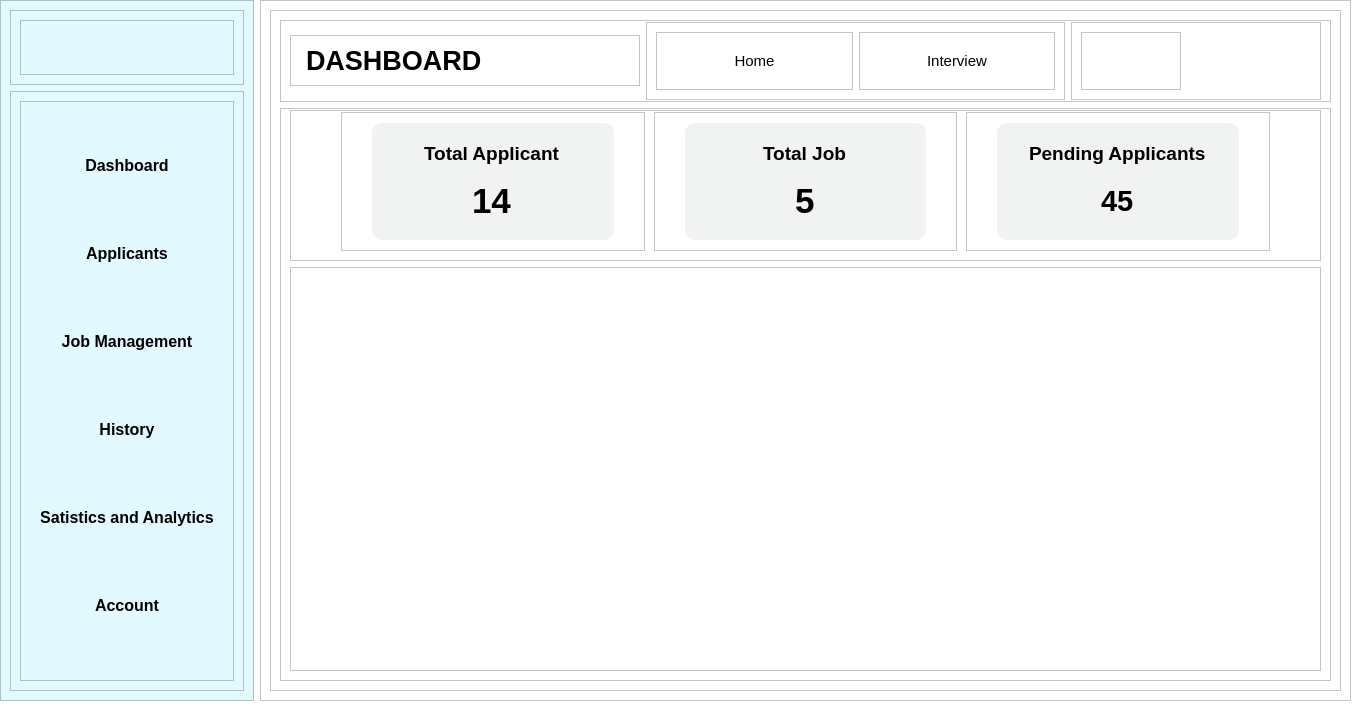
<?xml version="1.0" encoding="UTF-8"?>
<ui version="4.0">
 <class>MainWindow</class>
 <widget class="QMainWindow" name="MainWindow">
  <property name="geometry">
   <rect>
    <x>0</x>
    <y>0</y>
    <width>1354</width>
    <height>708</height>
   </rect>
  </property>
  <property name="minimumSize">
   <size>
    <width>1354</width>
    <height>708</height>
   </size>
  </property>
  <property name="maximumSize">
   <size>
    <width>1354</width>
    <height>708</height>
   </size>
  </property>
  <property name="windowTitle">
   <string>MainWindow</string>
  </property>
  <property name="styleSheet">
   <string notr="true">*{
background-color: rgb(255, 255, 255)
}</string>
  </property>
  <widget class="QWidget" name="centralwidget">
   <widget class="QWidget" name="layoutWidget">
    <property name="geometry">
     <rect>
      <x>0</x>
      <y>0</y>
      <width>1351</width>
      <height>701</height>
     </rect>
    </property>
    <layout class="QHBoxLayout" name="horizontalLayout">
     <item>
      <widget class="QFrame" name="menu">
       <property name="maximumSize">
        <size>
         <width>280</width>
         <height>16777215</height>
        </size>
       </property>
       <property name="styleSheet">
        <string notr="true">*{
background-color: rgb(226, 249, 255)
}</string>
       </property>
       <property name="frameShape">
        <enum>QFrame::StyledPanel</enum>
       </property>
       <property name="frameShadow">
        <enum>QFrame::Raised</enum>
       </property>
       <layout class="QVBoxLayout" name="verticalLayout">
        <item alignment="Qt::AlignTop">
         <widget class="QFrame" name="logo">
          <property name="minimumSize">
           <size>
            <width>0</width>
            <height>75</height>
           </size>
          </property>
          <property name="frameShape">
           <enum>QFrame::StyledPanel</enum>
          </property>
          <property name="frameShadow">
           <enum>QFrame::Raised</enum>
          </property>
          <layout class="QVBoxLayout" name="verticalLayout_4">
           <item>
            <widget class="QFrame" name="logoo">
             <property name="frameShape">
              <enum>QFrame::StyledPanel</enum>
             </property>
             <property name="frameShadow">
              <enum>QFrame::Raised</enum>
             </property>
             <layout class="QVBoxLayout" name="verticalLayout_5">
              <item>
               <widget class="QLabel" name="label">
                <property name="text">
                 <string/>
                </property>
                <property name="pixmap">
                 <pixmap resource="resource.qrc">:/image/images/logotext.svg</pixmap>
                </property>
               </widget>
              </item>
             </layout>
            </widget>
           </item>
          </layout>
         </widget>
        </item>
        <item>
         <widget class="QFrame" name="menulist">
          <property name="sizePolicy">
           <sizepolicy hsizetype="Preferred" vsizetype="Expanding">
            <horstretch>0</horstretch>
            <verstretch>0</verstretch>
           </sizepolicy>
          </property>
          <property name="styleSheet">
           <string notr="true"/>
          </property>
          <property name="frameShape">
           <enum>QFrame::StyledPanel</enum>
          </property>
          <property name="frameShadow">
           <enum>QFrame::Raised</enum>
          </property>
          <layout class="QVBoxLayout" name="verticalLayout_2">
           <item>
            <widget class="QFrame" name="buttons">
             <property name="styleSheet">
              <string notr="true"/>
             </property>
             <property name="frameShape">
              <enum>QFrame::StyledPanel</enum>
             </property>
             <property name="frameShadow">
              <enum>QFrame::Raised</enum>
             </property>
             <layout class="QVBoxLayout" name="verticalLayout_3">
              <property name="topMargin">
               <number>1</number>
              </property>
              <item>
               <widget class="QPushButton" name="dashboard">
                <property name="minimumSize">
                 <size>
                  <width>0</width>
                  <height>30</height>
                 </size>
                </property>
                <property name="font">
                 <font>
                  <family>Arial</family>
                  <pointsize>12</pointsize>
                  <weight>75</weight>
                  <bold>true</bold>
                 </font>
                </property>
                <property name="styleSheet">
                 <string notr="true">QPushButton {
            border: none; 
            border-radius: 5px; 
            padding: 10px; 
        }
        QPushButton:pressed {
            background-color: white;
        }
</string>
                </property>
                <property name="text">
                 <string>Dashboard</string>
                </property>
                <property name="flat">
                 <bool>true</bool>
                </property>
               </widget>
              </item>
              <item>
               <widget class="QPushButton" name="applicants">
                <property name="minimumSize">
                 <size>
                  <width>0</width>
                  <height>30</height>
                 </size>
                </property>
                <property name="font">
                 <font>
                  <family>Arial</family>
                  <pointsize>12</pointsize>
                  <weight>75</weight>
                  <bold>true</bold>
                 </font>
                </property>
                <property name="styleSheet">
                 <string notr="true">QPushButton {
            border: none; 
            border-radius: 5px; 
            padding: 10px; 
        }
        QPushButton:pressed {
            background-color: white;
        }
</string>
                </property>
                <property name="text">
                 <string>Applicants</string>
                </property>
                <property name="flat">
                 <bool>true</bool>
                </property>
               </widget>
              </item>
              <item>
               <widget class="QPushButton" name="jobmanagent">
                <property name="minimumSize">
                 <size>
                  <width>0</width>
                  <height>30</height>
                 </size>
                </property>
                <property name="font">
                 <font>
                  <family>Arial</family>
                  <pointsize>12</pointsize>
                  <weight>75</weight>
                  <bold>true</bold>
                 </font>
                </property>
                <property name="styleSheet">
                 <string notr="true">QPushButton {
            border: none; 
            border-radius: 5px; 
            padding: 10px; 
        }
        QPushButton:pressed {
            background-color: white;
        }
</string>
                </property>
                <property name="text">
                 <string>Job Management</string>
                </property>
                <property name="flat">
                 <bool>true</bool>
                </property>
               </widget>
              </item>
              <item>
               <widget class="QPushButton" name="history">
                <property name="minimumSize">
                 <size>
                  <width>0</width>
                  <height>30</height>
                 </size>
                </property>
                <property name="font">
                 <font>
                  <family>Arial</family>
                  <pointsize>12</pointsize>
                  <weight>75</weight>
                  <bold>true</bold>
                 </font>
                </property>
                <property name="styleSheet">
                 <string notr="true">QPushButton {
            border: none; 
            border-radius: 5px; 
            padding: 10px; 
        }
        QPushButton:pressed {
            background-color: white;
        }
</string>
                </property>
                <property name="text">
                 <string>History</string>
                </property>
                <property name="flat">
                 <bool>true</bool>
                </property>
               </widget>
              </item>
              <item>
               <widget class="QPushButton" name="satsana">
                <property name="minimumSize">
                 <size>
                  <width>0</width>
                  <height>30</height>
                 </size>
                </property>
                <property name="font">
                 <font>
                  <family>Arial</family>
                  <pointsize>12</pointsize>
                  <weight>75</weight>
                  <bold>true</bold>
                 </font>
                </property>
                <property name="styleSheet">
                 <string notr="true">QPushButton {
            border: none; 
            border-radius: 5px; 
            padding: 10px; 
        }
        QPushButton:pressed {
            background-color: white;
        }
</string>
                </property>
                <property name="text">
                 <string>Satistics and Analytics</string>
                </property>
                <property name="flat">
                 <bool>true</bool>
                </property>
               </widget>
              </item>
              <item>
               <widget class="QPushButton" name="account">
                <property name="minimumSize">
                 <size>
                  <width>0</width>
                  <height>30</height>
                 </size>
                </property>
                <property name="font">
                 <font>
                  <family>Arial</family>
                  <pointsize>12</pointsize>
                  <weight>75</weight>
                  <bold>true</bold>
                 </font>
                </property>
                <property name="styleSheet">
                 <string notr="true">QPushButton {
            border: none; 
            border-radius: 5px; 
            padding: 10px; 
        }
        QPushButton:pressed {
            background-color: white;
        }

</string>
                </property>
                <property name="text">
                 <string>Account</string>
                </property>
                <property name="flat">
                 <bool>true</bool>
                </property>
               </widget>
              </item>
             </layout>
            </widget>
           </item>
          </layout>
         </widget>
        </item>
       </layout>
      </widget>
     </item>
     <item>
      <widget class="QFrame" name="body">
       <property name="styleSheet">
        <string notr="true">QMainWindow{
	image: url(:/icon/images/newjobbtn.svg);
}

</string>
       </property>
       <property name="frameShape">
        <enum>QFrame::StyledPanel</enum>
       </property>
       <property name="frameShadow">
        <enum>QFrame::Raised</enum>
       </property>
       <layout class="QVBoxLayout" name="verticalLayout_6">
        <item>
         <widget class="QFrame" name="wholebody">
          <property name="frameShape">
           <enum>QFrame::StyledPanel</enum>
          </property>
          <property name="frameShadow">
           <enum>QFrame::Raised</enum>
          </property>
          <layout class="QVBoxLayout" name="verticalLayout_7">
           <item alignment="Qt::AlignTop">
            <widget class="QFrame" name="frame_2">
             <property name="minimumSize">
              <size>
               <width>0</width>
               <height>80</height>
              </size>
             </property>
             <property name="frameShape">
              <enum>QFrame::StyledPanel</enum>
             </property>
             <property name="frameShadow">
              <enum>QFrame::Raised</enum>
             </property>
             <layout class="QHBoxLayout" name="horizontalLayout_2">
              <property name="topMargin">
               <number>1</number>
              </property>
              <property name="bottomMargin">
               <number>1</number>
              </property>
              <item alignment="Qt::AlignHCenter|Qt::AlignVCenter">
               <widget class="QFrame" name="dashboard_2">
                <property name="minimumSize">
                 <size>
                  <width>350</width>
                  <height>0</height>
                 </size>
                </property>
                <property name="frameShape">
                 <enum>QFrame::StyledPanel</enum>
                </property>
                <property name="frameShadow">
                 <enum>QFrame::Raised</enum>
                </property>
                <layout class="QFormLayout" name="formLayout">
                 <item row="0" column="1">
                  <widget class="QLabel" name="label_2">
                   <property name="font">
                    <font>
                     <family>Arial</family>
                     <pointsize>20</pointsize>
                     <weight>75</weight>
                     <bold>true</bold>
                    </font>
                   </property>
                   <property name="text">
                    <string>DASHBOARD</string>
                   </property>
                  </widget>
                 </item>
                </layout>
               </widget>
              </item>
              <item>
               <widget class="QFrame" name="frame_5">
                <property name="sizePolicy">
                 <sizepolicy hsizetype="Expanding" vsizetype="Fixed">
                  <horstretch>0</horstretch>
                  <verstretch>0</verstretch>
                 </sizepolicy>
                </property>
                <property name="frameShape">
                 <enum>QFrame::StyledPanel</enum>
                </property>
                <property name="frameShadow">
                 <enum>QFrame::Raised</enum>
                </property>
                <layout class="QHBoxLayout" name="horizontalLayout_3">
                 <item>
                  <widget class="QFrame" name="frame_3">
                   <property name="frameShape">
                    <enum>QFrame::StyledPanel</enum>
                   </property>
                   <property name="frameShadow">
                    <enum>QFrame::Raised</enum>
                   </property>
                   <layout class="QGridLayout" name="gridLayout_2">
                    <item row="0" column="0">
                     <widget class="QPushButton" name="pushButton">
                      <property name="font">
                       <font>
                        <family>Arial</family>
                        <pointsize>11</pointsize>
                       </font>
                      </property>
                      <property name="styleSheet">
                       <string notr="true">QPushButton {
            border: none; 
            border-radius: 5px; 
            padding: 10px; 
        }
        QPushButton:pressed {
            background-color: white;
        }
</string>
                      </property>
                      <property name="text">
                       <string>Home</string>
                      </property>
                      <property name="flat">
                       <bool>true</bool>
                      </property>
                     </widget>
                    </item>
                   </layout>
                  </widget>
                 </item>
                 <item>
                  <widget class="QFrame" name="frame_4">
                   <property name="frameShape">
                    <enum>QFrame::StyledPanel</enum>
                   </property>
                   <property name="frameShadow">
                    <enum>QFrame::Raised</enum>
                   </property>
                   <property name="lineWidth">
                    <number>1</number>
                   </property>
                   <layout class="QGridLayout" name="gridLayout">
                    <item row="0" column="0">
                     <widget class="QPushButton" name="pushButton_2">
                      <property name="font">
                       <font>
                        <family>Arial</family>
                        <pointsize>11</pointsize>
                       </font>
                      </property>
                      <property name="styleSheet">
                       <string notr="true">QPushButton {
            border: none; 
            border-radius: 5px; 
            padding: 10px; 
        }
        QPushButton:pressed {
            background-color: white;
        }
</string>
                      </property>
                      <property name="text">
                       <string>Interview</string>
                      </property>
                      <property name="flat">
                       <bool>true</bool>
                      </property>
                     </widget>
                    </item>
                   </layout>
                  </widget>
                 </item>
                </layout>
               </widget>
              </item>
              <item>
               <widget class="QFrame" name="frame_6">
                <property name="minimumSize">
                 <size>
                  <width>250</width>
                  <height>70</height>
                 </size>
                </property>
                <property name="frameShape">
                 <enum>QFrame::StyledPanel</enum>
                </property>
                <property name="frameShadow">
                 <enum>QFrame::Raised</enum>
                </property>
                <layout class="QGridLayout" name="gridLayout_3">
                 <item row="0" column="0" colspan="2" alignment="Qt::AlignLeft">
                  <widget class="QFrame" name="frame_7">
                   <property name="minimumSize">
                    <size>
                     <width>100</width>
                     <height>0</height>
                    </size>
                   </property>
                   <property name="frameShape">
                    <enum>QFrame::StyledPanel</enum>
                   </property>
                   <property name="frameShadow">
                    <enum>QFrame::Raised</enum>
                   </property>
                   <layout class="QFormLayout" name="formLayout_2">
                    <item row="0" column="1">
                     <widget class="QPushButton" name="pushButton_3">
                      <property name="styleSheet">
                       <string notr="true">QPushButton {
            border: none; 
            border-radius: 5px; 
            padding: 10px; 
        }
        QPushButton:pressed {
            background-color: white;
        }
</string>
                      </property>
                      <property name="text">
                       <string/>
                      </property>
                      <property name="icon">
                       <iconset resource="resource.qrc">
                        <normaloff>:/icon/images/newjobbtn.svg</normaloff>:/icon/images/newjobbtn.svg</iconset>
                      </property>
                      <property name="iconSize">
                       <size>
                        <width>160</width>
                        <height>30</height>
                       </size>
                      </property>
                      <property name="flat">
                       <bool>true</bool>
                      </property>
                     </widget>
                    </item>
                   </layout>
                  </widget>
                 </item>
                </layout>
               </widget>
              </item>
             </layout>
            </widget>
           </item>
           <item>
            <widget class="QFrame" name="buttonlist">
             <property name="sizePolicy">
              <sizepolicy hsizetype="Preferred" vsizetype="Expanding">
               <horstretch>0</horstretch>
               <verstretch>0</verstretch>
              </sizepolicy>
             </property>
             <property name="frameShape">
              <enum>QFrame::StyledPanel</enum>
             </property>
             <property name="frameShadow">
              <enum>QFrame::Raised</enum>
             </property>
             <layout class="QVBoxLayout" name="verticalLayout_8">
              <property name="topMargin">
               <number>1</number>
              </property>
              <item alignment="Qt::AlignTop">
               <widget class="QFrame" name="lists">
                <property name="minimumSize">
                 <size>
                  <width>0</width>
                  <height>150</height>
                 </size>
                </property>
                <property name="frameShape">
                 <enum>QFrame::StyledPanel</enum>
                </property>
                <property name="frameShadow">
                 <enum>QFrame::Raised</enum>
                </property>
                <layout class="QHBoxLayout" name="horizontalLayout_4">
                 <property name="spacing">
                  <number>9</number>
                 </property>
                 <property name="leftMargin">
                  <number>50</number>
                 </property>
                 <property name="topMargin">
                  <number>1</number>
                 </property>
                 <property name="rightMargin">
                  <number>50</number>
                 </property>
                 <property name="bottomMargin">
                  <number>9</number>
                 </property>
                 <item>
                  <widget class="QFrame" name="frame">
                   <property name="frameShape">
                    <enum>QFrame::StyledPanel</enum>
                   </property>
                   <property name="frameShadow">
                    <enum>QFrame::Raised</enum>
                   </property>
                   <layout class="QGridLayout" name="gridLayout_4" rowstretch="0">
                    <property name="leftMargin">
                     <number>30</number>
                    </property>
                    <property name="topMargin">
                     <number>10</number>
                    </property>
                    <property name="rightMargin">
                     <number>30</number>
                    </property>
                    <property name="bottomMargin">
                     <number>10</number>
                    </property>
                    <property name="horizontalSpacing">
                     <number>6</number>
                    </property>
                    <item row="0" column="0">
                     <widget class="QFrame" name="total_applicants">
                      <property name="styleSheet">
                       <string notr="true">*{
background-color: #F1F2F2;
 border: 3px; 
border-radius: 10px; 
padding: 5px;
}</string>
                      </property>
                      <property name="frameShape">
                       <enum>QFrame::StyledPanel</enum>
                      </property>
                      <property name="frameShadow">
                       <enum>QFrame::Raised</enum>
                      </property>
                      <layout class="QVBoxLayout" name="verticalLayout_9">
                       <item alignment="Qt::AlignHCenter|Qt::AlignTop">
                        <widget class="QLabel" name="label_3">
                         <property name="minimumSize">
                          <size>
                           <width>0</width>
                           <height>20</height>
                          </size>
                         </property>
                         <property name="font">
                          <font>
                           <family>Arial</family>
                           <pointsize>14</pointsize>
                           <weight>75</weight>
                           <bold>true</bold>
                          </font>
                         </property>
                         <property name="text">
                          <string>Total Applicant</string>
                         </property>
                        </widget>
                       </item>
                       <item alignment="Qt::AlignHCenter">
                        <widget class="QLabel" name="label_4">
                         <property name="sizePolicy">
                          <sizepolicy hsizetype="Preferred" vsizetype="Expanding">
                           <horstretch>0</horstretch>
                           <verstretch>0</verstretch>
                          </sizepolicy>
                         </property>
                         <property name="font">
                          <font>
                           <family>Arial</family>
                           <pointsize>26</pointsize>
                           <weight>75</weight>
                           <bold>true</bold>
                          </font>
                         </property>
                         <property name="text">
                          <string>14</string>
                         </property>
                        </widget>
                       </item>
                      </layout>
                     </widget>
                    </item>
                   </layout>
                  </widget>
                 </item>
                 <item>
                  <widget class="QFrame" name="frame_8">
                   <property name="frameShape">
                    <enum>QFrame::StyledPanel</enum>
                   </property>
                   <property name="frameShadow">
                    <enum>QFrame::Raised</enum>
                   </property>
                   <layout class="QGridLayout" name="gridLayout_5">
                    <property name="leftMargin">
                     <number>30</number>
                    </property>
                    <property name="topMargin">
                     <number>10</number>
                    </property>
                    <property name="rightMargin">
                     <number>30</number>
                    </property>
                    <property name="bottomMargin">
                     <number>10</number>
                    </property>
                    <item row="0" column="1">
                     <widget class="QFrame" name="total_job">
                      <property name="styleSheet">
                       <string notr="true">*{
background-color: #F1F2F2;
 border: 3px; 
border-radius: 10px; 
padding: 5px;
}
</string>
                      </property>
                      <property name="frameShape">
                       <enum>QFrame::StyledPanel</enum>
                      </property>
                      <property name="frameShadow">
                       <enum>QFrame::Raised</enum>
                      </property>
                      <layout class="QVBoxLayout" name="verticalLayout_11">
                       <item alignment="Qt::AlignHCenter|Qt::AlignTop">
                        <widget class="QLabel" name="label_9">
                         <property name="minimumSize">
                          <size>
                           <width>0</width>
                           <height>20</height>
                          </size>
                         </property>
                         <property name="font">
                          <font>
                           <family>Arial</family>
                           <pointsize>14</pointsize>
                           <weight>75</weight>
                           <bold>true</bold>
                          </font>
                         </property>
                         <property name="text">
                          <string>Total Job</string>
                         </property>
                        </widget>
                       </item>
                       <item alignment="Qt::AlignHCenter">
                        <widget class="QLabel" name="number_job">
                         <property name="sizePolicy">
                          <sizepolicy hsizetype="Preferred" vsizetype="Expanding">
                           <horstretch>0</horstretch>
                           <verstretch>0</verstretch>
                          </sizepolicy>
                         </property>
                         <property name="minimumSize">
                          <size>
                           <width>0</width>
                           <height>20</height>
                          </size>
                         </property>
                         <property name="font">
                          <font>
                           <family>Arial</family>
                           <pointsize>26</pointsize>
                           <weight>75</weight>
                           <bold>true</bold>
                          </font>
                         </property>
                         <property name="text">
                          <string>5</string>
                         </property>
                        </widget>
                       </item>
                      </layout>
                     </widget>
                    </item>
                   </layout>
                  </widget>
                 </item>
                 <item>
                  <widget class="QFrame" name="frame_10">
                   <property name="frameShape">
                    <enum>QFrame::StyledPanel</enum>
                   </property>
                   <property name="frameShadow">
                    <enum>QFrame::Raised</enum>
                   </property>
                   <layout class="QGridLayout" name="gridLayout_6">
                    <property name="leftMargin">
                     <number>30</number>
                    </property>
                    <property name="topMargin">
                     <number>10</number>
                    </property>
                    <property name="rightMargin">
                     <number>30</number>
                    </property>
                    <property name="bottomMargin">
                     <number>10</number>
                    </property>
                    <item row="0" column="0">
                     <widget class="QFrame" name="pending_applicant">
                      <property name="styleSheet">
                       <string notr="true">*{
background-color: #F1F2F2;
 border: 3px; 
border-radius: 10px; 
padding: 5px;
}
</string>
                      </property>
                      <property name="frameShape">
                       <enum>QFrame::StyledPanel</enum>
                      </property>
                      <property name="frameShadow">
                       <enum>QFrame::Raised</enum>
                      </property>
                      <layout class="QVBoxLayout" name="verticalLayout_12">
                       <item alignment="Qt::AlignHCenter|Qt::AlignTop">
                        <widget class="QLabel" name="label_7">
                         <property name="minimumSize">
                          <size>
                           <width>0</width>
                           <height>20</height>
                          </size>
                         </property>
                         <property name="font">
                          <font>
                           <family>Arial</family>
                           <pointsize>14</pointsize>
                           <weight>75</weight>
                           <bold>true</bold>
                          </font>
                         </property>
                         <property name="text">
                          <string>Pending Applicants</string>
                         </property>
                        </widget>
                       </item>
                       <item alignment="Qt::AlignHCenter">
                        <widget class="QLabel" name="number_pending">
                         <property name="sizePolicy">
                          <sizepolicy hsizetype="Preferred" vsizetype="Expanding">
                           <horstretch>0</horstretch>
                           <verstretch>0</verstretch>
                          </sizepolicy>
                         </property>
                         <property name="font">
                          <font>
                           <family>Arial</family>
                           <pointsize>22</pointsize>
                           <weight>75</weight>
                           <bold>true</bold>
                          </font>
                         </property>
                         <property name="text">
                          <string>45</string>
                         </property>
                        </widget>
                       </item>
                      </layout>
                     </widget>
                    </item>
                   </layout>
                  </widget>
                 </item>
                </layout>
               </widget>
              </item>
              <item>
               <widget class="QFrame" name="frame_9">
                <property name="sizePolicy">
                 <sizepolicy hsizetype="Preferred" vsizetype="Expanding">
                  <horstretch>0</horstretch>
                  <verstretch>0</verstretch>
                 </sizepolicy>
                </property>
                <property name="frameShape">
                 <enum>QFrame::StyledPanel</enum>
                </property>
                <property name="frameShadow">
                 <enum>QFrame::Raised</enum>
                </property>
               </widget>
              </item>
             </layout>
            </widget>
           </item>
          </layout>
         </widget>
        </item>
       </layout>
      </widget>
     </item>
    </layout>
   </widget>
  </widget>
 </widget>
 <resources>
  <include location="resource.qrc"/>
 </resources>
 <connections/>
</ui>
